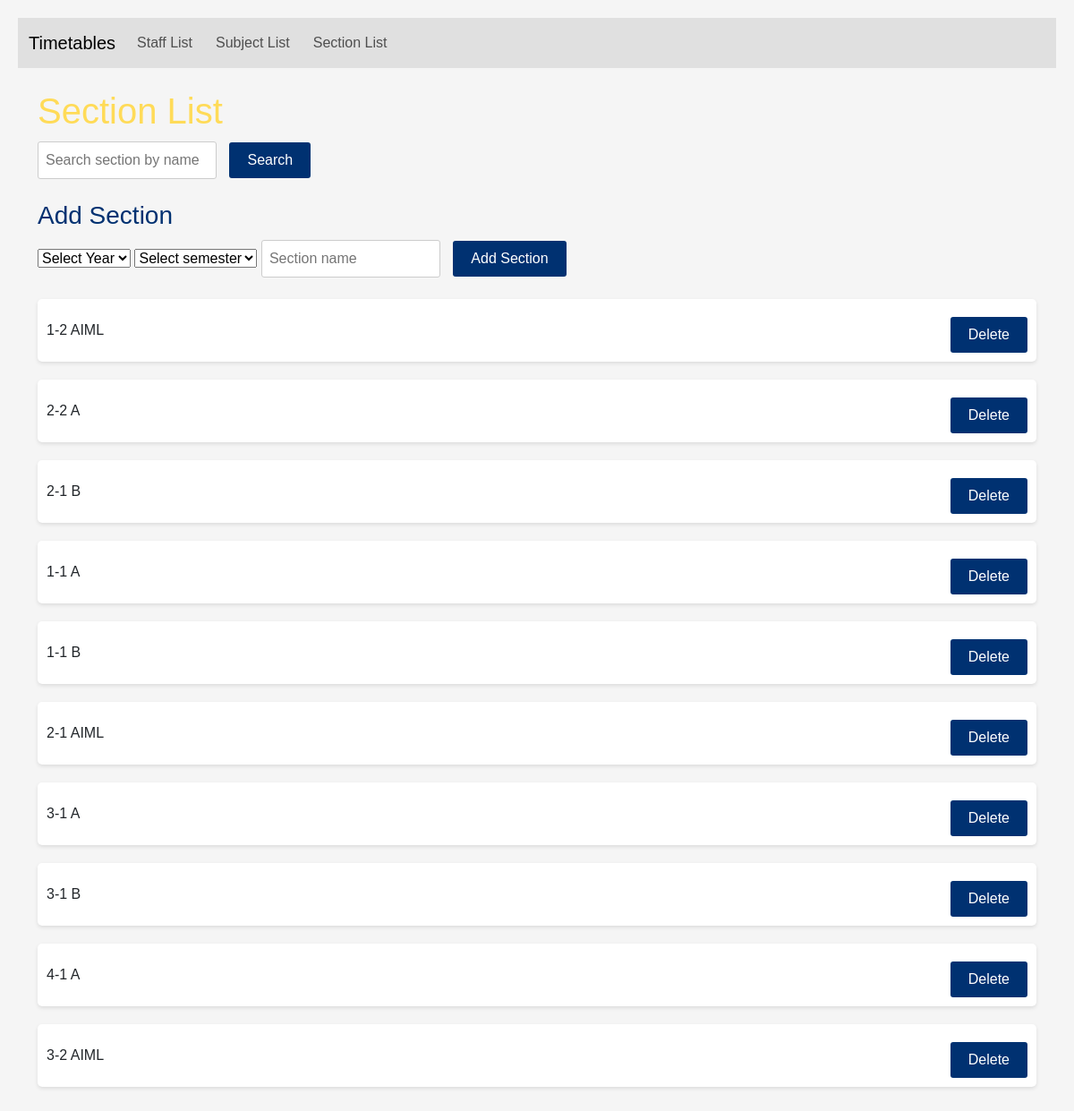
/section_list/, run on the app's committed database.
### ftmf/models.py (models this page shows, shortened)
class Section(models.Model):
    name = models.CharField(max_length=100)
    year = models.CharField(max_length=10, default='1')
    semester = models.CharField(max_length=10, default='1')

### ftmf/views.py (the view)
# urls.py: path('section_list/', views.section_list, name='section_list'),
def section_list(request):
    query = request.GET.get('query')
    if query:
        section_list = Section.objects.filter(name__icontains=query)
    else:
        section_list = Section.objects.all()
    context = {
        'sections': section_list,
        'query': query,
    }
    return render(request, 'section_list.html', context)

### ftmf/templates/section_list.html (shortened to what this page needs)
{% extends "base.html" %}
{% block content %}
    <h1>Section List</h1>
    <form method="GET" action="">
        <input type="text" name="query" placeholder="Search section by name">
        <button type="submit">Search</button>
    </form>
    <br>
    <h3> Add Section</h3>
    <form action="{% url 'create_section'%}" method="post">
            <select name="year" id="year">
                <option value="">Select Year</option>
            </select>
            <select name="semester" id="semester">
                <option value="">Select semester</option>
            </select>
            <input type="text" name="section_name" placeholder="Section name">
            <button type="submit">Add Section</button>
    </form>
    <br>
    <ul>
        {% for section in sections %}
        <li class="item">
            <span class="info">{{ section.year }}-{{ section.semester }} {{ section.name }}</span>
            <form class="delete-form" action="{% url 'delete_section' %}" method="post" style="display:inline;">
                <button type="submit" class="delete-button">Delete</button>
            </form>
        </li>
        {% endfor %}
    </ul>
{% endblock %}

### ftmf/templates/base.html (style rules this page uses)
body { font-family: Arial, sans-serif; background-color: #f5f5f5; margin: 0; padding: 20px; }
h1 { color: #ffdb58; }
ul { list-style-type: none; padding: 0; }
h3 { margin: 0; color: #003171; }
form { margin-top: 10px; }
input[type="text"] { padding: 8px; border: 1px solid #ccc; border-radius: 3px; margin-right: 10px; width: 200px; }
button[type="submit"] { padding: 8px 20px; background-color: #003171; color: #ffffff; border: none; border-radius: 3px; cursor: pointer; transition: background-color 0.3s ease; }
.item { margin-bottom: 20px; padding: 10px; background-color: #ffffff; border-radius: 5px; box-shadow: 0 2px 4px rgba(0, 0, 0, 0.1); display: flex; justify-content: space-between; align-items: center; }
.info { flex: 1; }

### data on the page
Section: year "1", semester "2", name "AIML"
Section: year "2", semester "2", name "A"
Section: year "2", semester "1", name "B"
Section: year "1", semester "1", name "A"
Section: year "1", semester "1", name "B"
Section: year "2", semester "1", name "AIML"
Section: year "3", semester "1", name "A"
Section: year "3", semester "1", name "B"
Section: year "4", semester "1", name "A"
Section: year "3", semester "2", name "AIML"
